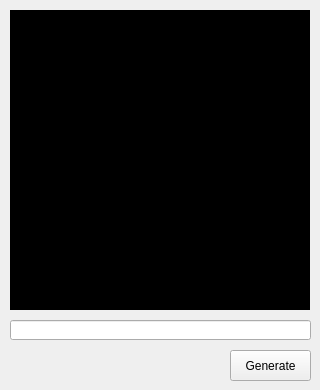
<?xml version="1.0" encoding="UTF-8"?>
<ui version="4.0">
 <class>Form</class>
 <widget class="QWidget" name="Form">
  <property name="geometry">
   <rect>
    <x>0</x>
    <y>0</y>
    <width>320</width>
    <height>390</height>
   </rect>
  </property>
  <property name="sizePolicy">
   <sizepolicy hsizetype="Fixed" vsizetype="Fixed">
    <horstretch>0</horstretch>
    <verstretch>0</verstretch>
   </sizepolicy>
  </property>
  <property name="minimumSize">
   <size>
    <width>320</width>
    <height>390</height>
   </size>
  </property>
  <property name="maximumSize">
   <size>
    <width>320</width>
    <height>390</height>
   </size>
  </property>
  <property name="windowTitle">
   <string>QRCODE App</string>
  </property>
  <widget class="QLabel" name="lblQrCode">
   <property name="geometry">
    <rect>
     <x>10</x>
     <y>10</y>
     <width>300</width>
     <height>300</height>
    </rect>
   </property>
   <property name="styleSheet">
    <string notr="true">background-color: rgb(0, 0, 0);</string>
   </property>
   <property name="text">
    <string/>
   </property>
  </widget>
  <widget class="QLineEdit" name="txtQrData">
   <property name="geometry">
    <rect>
     <x>10</x>
     <y>320</y>
     <width>301</width>
     <height>20</height>
    </rect>
   </property>
  </widget>
  <widget class="QPushButton" name="btnQrGen">
   <property name="geometry">
    <rect>
     <x>230</x>
     <y>350</y>
     <width>81</width>
     <height>31</height>
    </rect>
   </property>
   <property name="text">
    <string>Generate</string>
   </property>
  </widget>
 </widget>
 <resources/>
 <connections/>
</ui>
